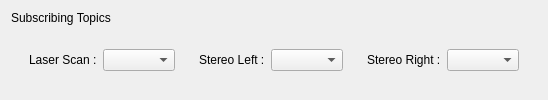
      <widget class="QWidget" name="topics_widget" native="true">
       <property name="sizePolicy">
        <sizepolicy hsizetype="Preferred" vsizetype="Preferred">
         <horstretch>0</horstretch>
         <verstretch>2</verstretch>
        </sizepolicy>
       </property>
       <layout class="QVBoxLayout" name="verticalLayout_4">
        <item>
         <widget class="QLabel" name="label_5">
          <property name="sizePolicy">
           <sizepolicy hsizetype="Preferred" vsizetype="Preferred">
            <horstretch>0</horstretch>
            <verstretch>0</verstretch>
           </sizepolicy>
          </property>
          <property name="text">
           <string>Subscribing Topics</string>
          </property>
         </widget>
        </item>
        <item>
         <widget class="QWidget" name="widget_18" native="true">
          <property name="sizePolicy">
           <sizepolicy hsizetype="Preferred" vsizetype="Preferred">
            <horstretch>0</horstretch>
            <verstretch>2</verstretch>
           </sizepolicy>
          </property>
          <layout class="QHBoxLayout" name="horizontalLayout_31">
           <item>
            <widget class="QWidget" name="scan_topic_widget" native="true">
             <property name="sizePolicy">
              <sizepolicy hsizetype="Preferred" vsizetype="Preferred">
               <horstretch>1</horstretch>
               <verstretch>0</verstretch>
              </sizepolicy>
             </property>
             <layout class="QHBoxLayout" name="horizontalLayout_3">
              <item>
               <widget class="QLabel" name="label">
                <property name="sizePolicy">
                 <sizepolicy hsizetype="Preferred" vsizetype="Preferred">
                  <horstretch>1</horstretch>
                  <verstretch>0</verstretch>
                 </sizepolicy>
                </property>
                <property name="text">
                 <string>Laser Scan :</string>
                </property>
               </widget>
              </item>
              <item>
               <widget class="QComboBox" name="ls_topic_cb">
                <property name="sizePolicy">
                 <sizepolicy hsizetype="Preferred" vsizetype="Fixed">
                  <horstretch>4</horstretch>
                  <verstretch>0</verstretch>
                 </sizepolicy>
                </property>
               </widget>
              </item>
             </layout>
            </widget>
           </item>
           <item>
            <widget class="QWidget" name="_right" native="true">
             <property name="sizePolicy">
              <sizepolicy hsizetype="Preferred" vsizetype="Preferred">
               <horstretch>1</horstretch>
               <verstretch>2</verstretch>
              </sizepolicy>
             </property>
             <layout class="QHBoxLayout" name="horizontalLayout_5">
              <item>
               <widget class="QLabel" name="label_2">
                <property name="sizePolicy">
                 <sizepolicy hsizetype="Preferred" vsizetype="Preferred">
                  <horstretch>1</horstretch>
                  <verstretch>0</verstretch>
                 </sizepolicy>
                </property>
                <property name="text">
                 <string>Stereo Left :</string>
                </property>
               </widget>
              </item>
              <item>
               <widget class="QComboBox" name="st_r_cb">
                <property name="sizePolicy">
                 <sizepolicy hsizetype="Preferred" vsizetype="Fixed">
                  <horstretch>4</horstretch>
                  <verstretch>0</verstretch>
                 </sizepolicy>
                </property>
               </widget>
              </item>
             </layout>
            </widget>
           </item>
           <item>
            <widget class="QWidget" name="left" native="true">
             <property name="sizePolicy">
              <sizepolicy hsizetype="Preferred" vsizetype="Preferred">
               <horstretch>1</horstretch>
               <verstretch>2</verstretch>
              </sizepolicy>
             </property>
             <layout class="QHBoxLayout" name="horizontalLayout_9">
              <item>
               <widget class="QLabel" name="label_4">
                <property name="sizePolicy">
                 <sizepolicy hsizetype="Preferred" vsizetype="Preferred">
                  <horstretch>1</horstretch>
                  <verstretch>0</verstretch>
                 </sizepolicy>
                </property>
                <property name="text">
                 <string>Stereo Right :</string>
                </property>
               </widget>
              </item>
              <item>
               <widget class="QComboBox" name="st_l_cb">
                <property name="sizePolicy">
                 <sizepolicy hsizetype="Preferred" vsizetype="Fixed">
                  <horstretch>4</horstretch>
                  <verstretch>0</verstretch>
                 </sizepolicy>
                </property>
               </widget>
              </item>
             </layout>
            </widget>
           </item>
          </layout>
         </widget>
        </item>
       </layout>
      </widget>
